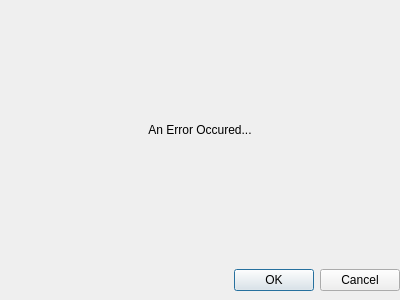
<?xml version="1.0" encoding="UTF-8"?>
<ui version="4.0">
 <class>errorWindow</class>
 <widget class="QDialog" name="errorWindow">
  <property name="geometry">
   <rect>
    <x>0</x>
    <y>0</y>
    <width>400</width>
    <height>300</height>
   </rect>
  </property>
  <property name="windowTitle">
   <string>An Error Occured</string>
  </property>
  <property name="windowOpacity">
   <double>1.000000000000000</double>
  </property>
  <widget class="QDialogButtonBox" name="ErrorButtons">
   <property name="geometry">
    <rect>
     <x>0</x>
     <y>260</y>
     <width>400</width>
     <height>40</height>
    </rect>
   </property>
   <property name="orientation">
    <enum>Qt::Orientation::Horizontal</enum>
   </property>
   <property name="standardButtons">
    <set>QDialogButtonBox::StandardButton::Cancel|QDialogButtonBox::StandardButton::Ok</set>
   </property>
   <property name="centerButtons">
    <bool>false</bool>
   </property>
  </widget>
  <widget class="QWidget" name="widget" native="true">
   <property name="geometry">
    <rect>
     <x>0</x>
     <y>0</y>
     <width>400</width>
     <height>260</height>
    </rect>
   </property>
   <widget class="QLabel" name="ErrorText">
    <property name="geometry">
     <rect>
      <x>0</x>
      <y>0</y>
      <width>400</width>
      <height>260</height>
     </rect>
    </property>
    <property name="text">
     <string>An Error Occured...</string>
    </property>
    <property name="alignment">
     <set>Qt::AlignmentFlag::AlignCenter</set>
    </property>
    <property name="wordWrap">
     <bool>true</bool>
    </property>
   </widget>
  </widget>
 </widget>
 <resources/>
 <connections>
  <connection>
   <sender>ErrorButtons</sender>
   <signal>accepted()</signal>
   <receiver>errorWindow</receiver>
   <slot>accept()</slot>
   <hints>
    <hint type="sourcelabel">
     <x>248</x>
     <y>254</y>
    </hint>
    <hint type="destinationlabel">
     <x>157</x>
     <y>274</y>
    </hint>
   </hints>
  </connection>
  <connection>
   <sender>ErrorButtons</sender>
   <signal>rejected()</signal>
   <receiver>errorWindow</receiver>
   <slot>reject()</slot>
   <hints>
    <hint type="sourcelabel">
     <x>316</x>
     <y>260</y>
    </hint>
    <hint type="destinationlabel">
     <x>286</x>
     <y>274</y>
    </hint>
   </hints>
  </connection>
 </connections>
</ui>
